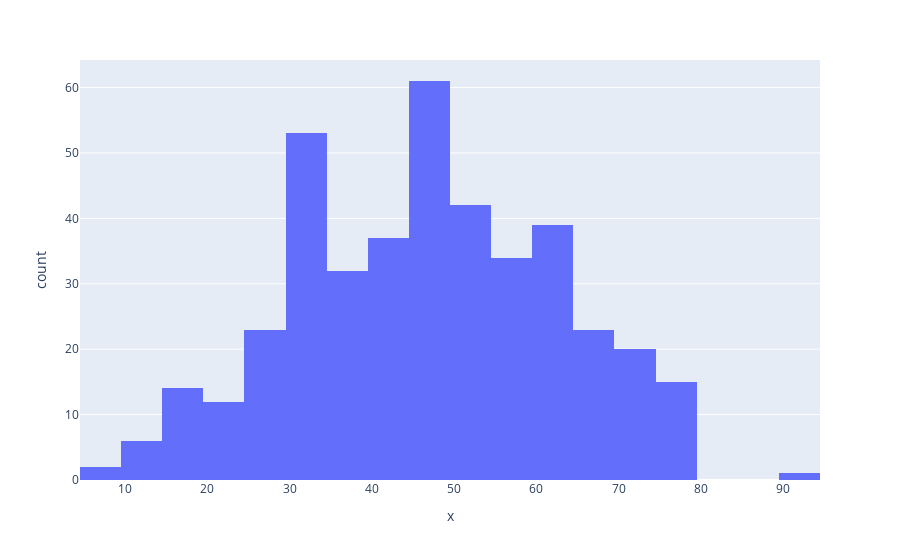

Here is the notebook cell this chart was saved with:
### Code cell
class1 = df[df['label'] == 1]
px.histogram(df , x=class1['Age'],nbins=20)

### Figure 1 — Plotly figure (JSON) as saved in the notebook; plotly's stock layout.template omitted (floating-point values rounded to 4 significant figures; data arrays with more than 128 entries replaced by an {"elided": "..."} marker saying what was removed)
{"data": [{"alignmentgroup": "True", "bingroup": "x", "hovertemplate": "x=%{x}<br>count=%{y}<extra></extra>", "legendgroup": "", "marker": {"color": "#636efa", "pattern": {"shape": ""}}, "name": "", "nbinsx": 20, "offsetgroup": "", "orientation": "v", "showlegend": false, "type": "histogram", "x": {"elided": "414 int values"}, "xaxis": "x", "yaxis": "y"}], "layout": {"barmode": "relative", "legend": {"tracegroupgap": 0}, "margin": {"t": 60}, "xaxis": {"anchor": "y", "domain": [0, 1], "title": {"text": "x"}}, "yaxis": {"anchor": "x", "domain": [0, 1], "title": {"text": "count"}}}}
